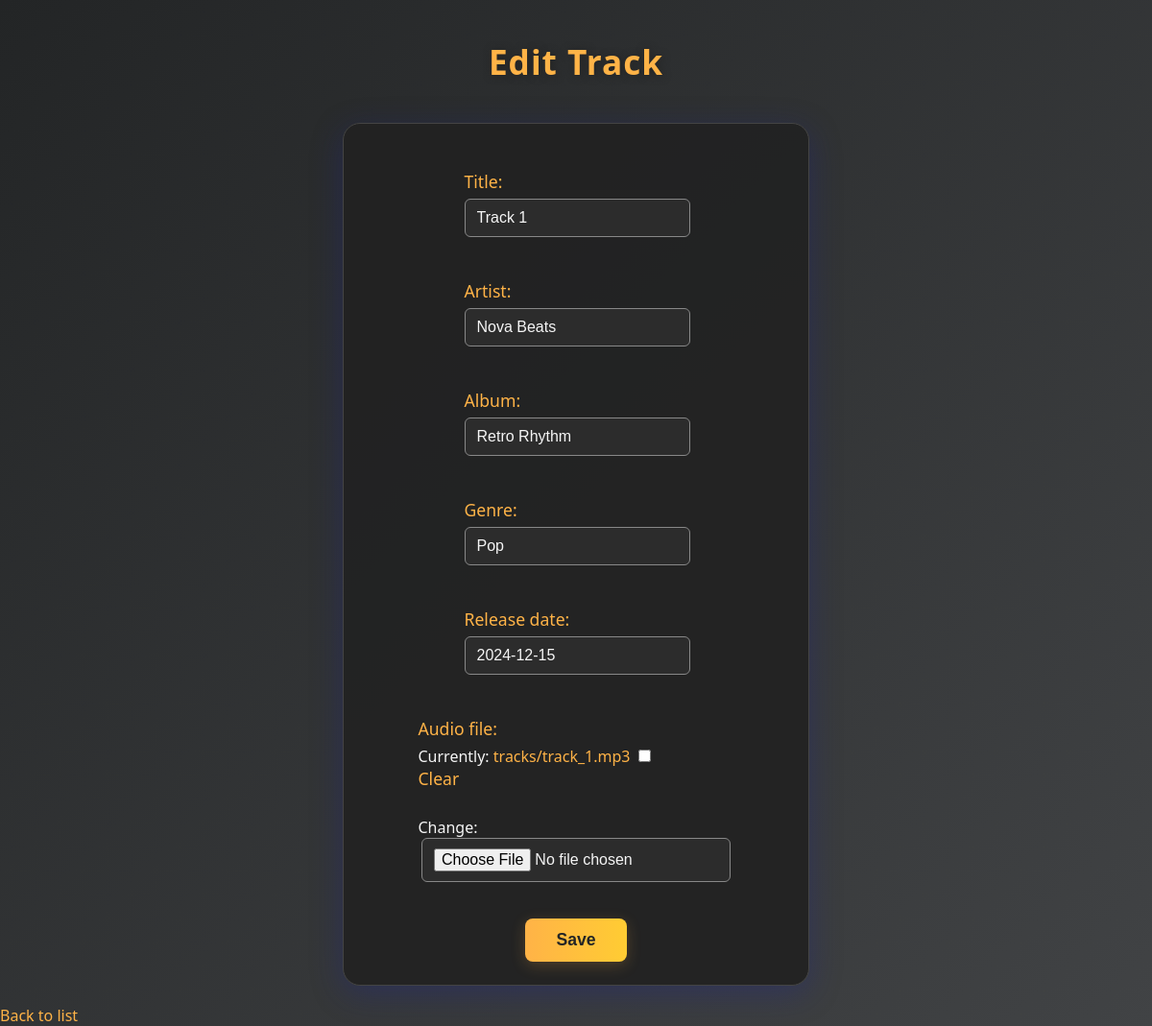
/track/1/update/, run on the app's committed database.
### music/models.py (models this page shows, shortened)
class Track(models.Model):
    title = models.CharField(max_length=100)
    artist = models.CharField(max_length=100)
    album = models.CharField(max_length=100, blank=True)
    genre = models.CharField(max_length=50, blank=True)
    release_date = models.DateField(null=True, blank=True)
    audio_file = models.FileField(upload_to='tracks/', blank=True)

### music/views.py (the view)
# urls.py: path('track/<int:pk>/update/', views.track_update, name='track_update'),
def track_update(request, pk):
    track = get_object_or_404(Track, pk=pk)
    if request.method == 'POST':
        form = TrackForm(request.POST, request.FILES, instance=track)
        if form.is_valid():
            form.save()
            return redirect('track_detail', pk=pk)
    else:
        form = TrackForm(instance=track)
    return render(request, 'music/track_form.html', {'form': form})

### music/forms.py
class TrackForm(forms.ModelForm):
    class Meta:
        model = Track
        fields= '__all__'

### music/templates/music/track_form.html (shortened to what this page needs)
{% load static %}
<!DOCTYPE html>
<html lang="en">
<head>
    <link rel="stylesheet" href="{% static 'music/style.css' %}">
</head>
<body>
    <h2>{% if form.instance.pk %}Edit Track{% else %}Add New Track{% endif %}</h2>
    <form method="POST" enctype="multipart/form-data">
        {{ form.as_p }}
        <button type="submit">Save</button>
    </form>
    <a href="{% url 'track_list' %}">Back to list</a>
</body>
</html>

### music/static/music/style.css (style rules this page uses)
body { background: linear-gradient(135deg, #232526 0%, #414345 100%); font-family: 'Segoe UI', 'Arial', sans-serif; margin: 0; padding: 0; min-height: 100vh; color: #f5f5f5; }
h2 { text-align: center; margin-top: 40px; font-size: 2.2em; color: #ffb347; letter-spacing: 1px; text-shadow: 1px 1px 8px #222; }
form { background: rgba(34, 34, 34, 0.95); max-width: 420px; margin: 40px auto 20px auto; padding: 32px 32px 24px 32px; border-radius: 18px; box-shadow: 0 8px 32px 0 rgba(31, 38, 135, 0.37); border: 1px solid #444; display: flex; flex-direction: column; align-items: center; }
form p { margin-bottom: 18px; }
label { font-size: 1.1em; color: #ffb347; margin-bottom: 6px; display: block; }
input[type="text"], input[type="file"], input[type="number"], select { width: 90%; max-width: 320px; padding: 10px 12px; border-radius: 6px; border: 1px solid #888; background: #2c2c2c; color: #f5f5f5; font-size: 1em; margin-bottom: 10px; transition: border 0.2s; display: block; margin-left: auto; margin-right: auto; }
button[type="submit"] { background: linear-gradient(90deg, #ffb347 0%, #ffcc33 100%); color: #232526; font-weight: bold; padding: 12px 32px; border: none; border-radius: 8px; font-size: 1.1em; cursor: pointer; box-shadow: 0 4px 16px rgba(255, 179, 71, 0.2); margin-top: 10px; transition: background 0.3s, transform 0.2s; }
a { color: #ffb347; text-decoration: none; font-weight: 500; display: inline-block; margin: 0 auto; text-align: center; transition: color 0.2s; }

### data on the page
Track: title "Track 1", artist "Nova Beats", album "Retro Rhythm", genre "Pop", release_date "2024-12-15"
